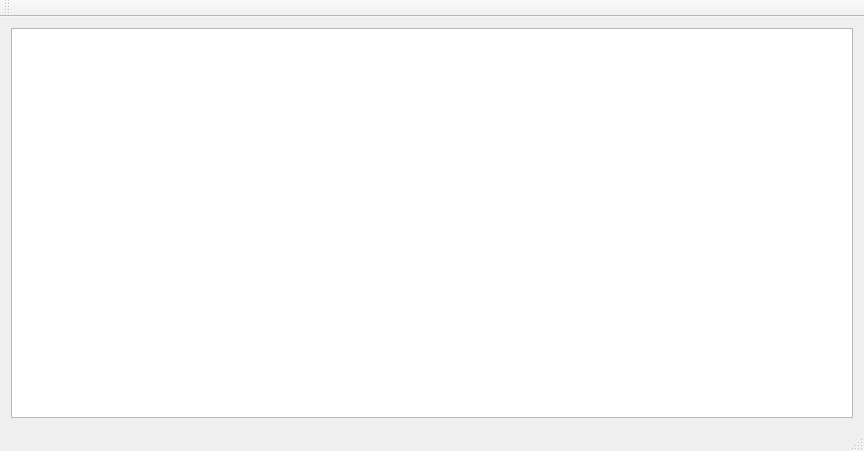
<?xml version="1.0" encoding="UTF-8"?>
<ui version="4.0">
 <class>MainWindow</class>
 <widget class="QMainWindow" name="MainWindow">
  <property name="geometry">
   <rect>
    <x>0</x>
    <y>0</y>
    <width>864</width>
    <height>451</height>
   </rect>
  </property>
  <property name="windowTitle">
   <string>MainWindow</string>
  </property>
  <widget class="QWidget" name="centralWidget">
   <layout class="QVBoxLayout" name="verticalLayout">
    <item>
     <widget class="QGraphicsView" name="graphicsView"/>
    </item>
   </layout>
  </widget>
  <widget class="QMenuBar" name="menuBar">
   <property name="geometry">
    <rect>
     <x>0</x>
     <y>0</y>
     <width>864</width>
     <height>22</height>
    </rect>
   </property>
  </widget>
  <widget class="QToolBar" name="mainToolBar">
   <attribute name="toolBarArea">
    <enum>TopToolBarArea</enum>
   </attribute>
   <attribute name="toolBarBreak">
    <bool>false</bool>
   </attribute>
  </widget>
  <widget class="QStatusBar" name="statusBar"/>
 </widget>
 <layoutdefault spacing="6" margin="11"/>
 <resources/>
 <connections/>
</ui>
